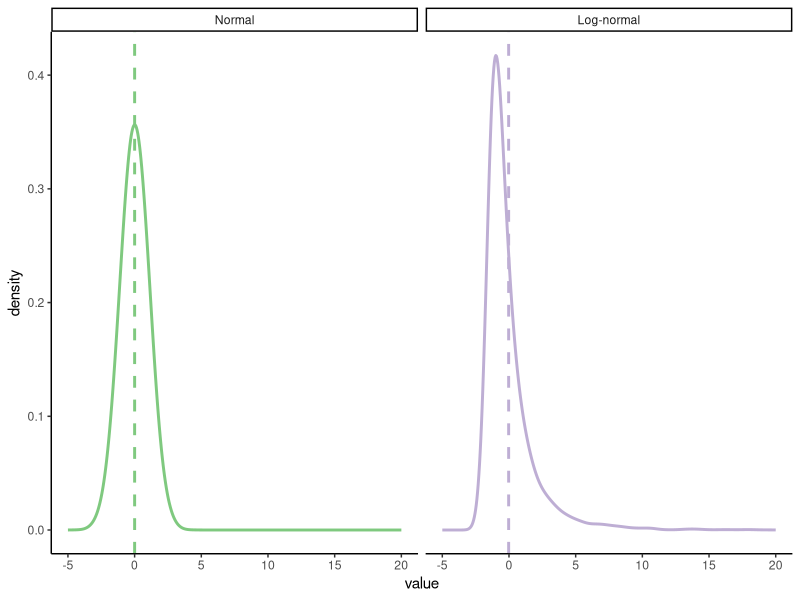
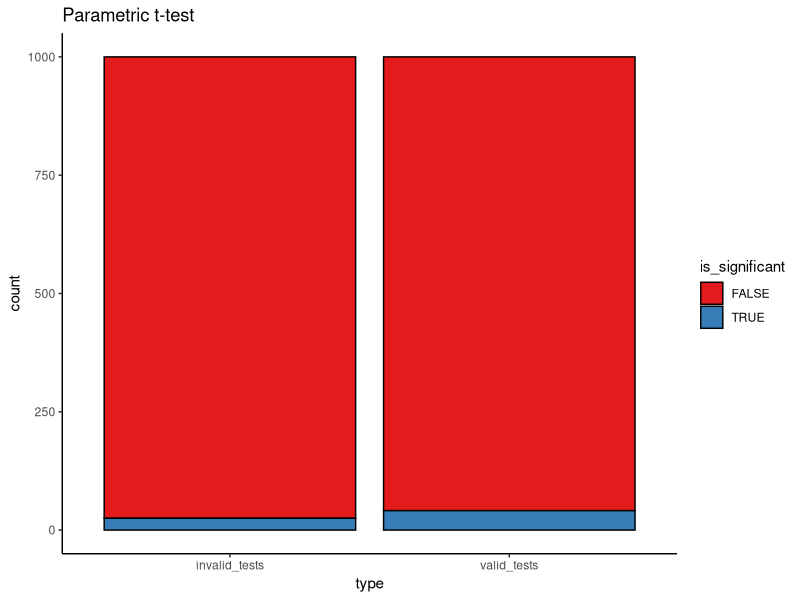
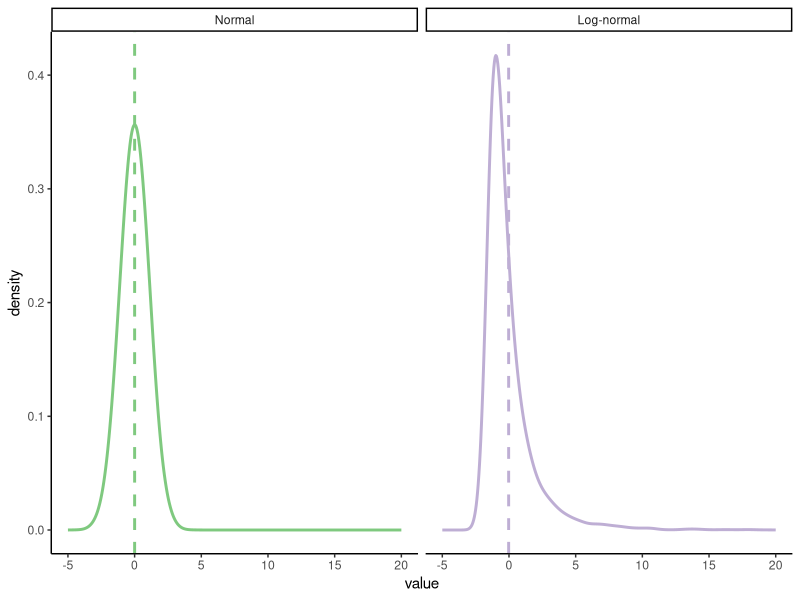

The R script that drew these images, in order: (Note: a time limit stopped this script after it produced the figures.)
## ---- chunk 1
# these options here change the formatting of how comments are rendered
knitr::opts_chunk$set(
  comment = "",
  results = "hold",
  fig.show = "hold")
## ---- chunk 2
library(tidyverse)
library(boot)
library(patchwork) 

# include references for used packages
knitr::write_bib(.packages(), "packages.bib") 
## ---- chunk 3
theme_set(
  theme_classic() #set the theme 
)
## ---- chunk 4
num_points = 1e4
parametric_plotting_data = data.frame(distribution = rep(c("Normal", "Log-normal"), each=num_points),
                                      value = c(rnorm(num_points, 0, 1),  # normal
                                                exp(rnorm(num_points, 0, 1)) - exp(1/2))) %>%
  mutate(distribution=factor(distribution, levels=c("Normal", "Log-normal")))

## ---- chunk 5
ggplot(parametric_plotting_data, aes(x=value, color=distribution)) +
  geom_density(bw=0.5, size=1) +
  geom_vline(data=parametric_plotting_data %>%
               group_by(distribution) %>%
               summarize(mean_value = mean(value), sd_value = sd(value)),
             aes(xintercept=mean_value, color=distribution), 
             linetype=2, size=1) +
  xlim(-5, 20) +
  facet_grid(~ distribution, scales="free") +
  guides(color=F) +
  scale_color_brewer(palette="Accent")
## ---- chunk 6
ggsave("figures/log_normal_dists.png", width=5, height=3)
## ---- chunk 7
gen_data_and_test = function(num_observations_per) {
x = rnorm(num_observations_per, 0, 1.1)
y = rnorm(num_observations_per, 0, 1.1)

pnormal = t.test(x, y, var.equal=T)$p.value

# what if the data are log-normally distributed?
x = exp(rnorm(num_observations_per, 0, 1.1))
y = exp(rnorm(num_observations_per, 0, 1.1))

pnotnormal = t.test(x, y, var.equal=T)$p.value 
return(c(pnormal, pnotnormal))
}

parametric_issues_demo = function(num_tests, num_observations_per) {
  replicate(num_tests, gen_data_and_test(num_observations_per))
}
## ---- chunk 8
set.seed(0) # ensures we get the same results each time we run it

num_tests = 1000 # how many datasets to generate/tests to run
num_observations_per = 20 # how many obsservations in each dataset

parametric_issues_results = parametric_issues_demo(num_tests=num_tests, 
                                                   num_observations_per=num_observations_per)




parametric_issues_d = data.frame(valid_tests = parametric_issues_results[1,],
                                 invalid_tests = parametric_issues_results[2,],
                                 iteration=1:num_tests) %>%
  gather(type, p_value, contains("tests")) %>%
  mutate(is_significant = p_value < 0.05)

# Number significant results with normally distributed data
sum(parametric_issues_results[1,] < 0.05)

# number of significant results with log-normally distributed data
sum(parametric_issues_results[2,] < 0.05)
## ---- chunk 9
ggplot(parametric_issues_d, aes(x=type, fill=is_significant)) +
  geom_bar(stat="count", color="black") +
  scale_fill_brewer(palette="Set1") +
  labs(title="Parametric t-test")
## ---- chunk 10
boot_mean_diff_test = function(x, y) {
  obs_t = t.test(x, y)$statistic
  boot_iterate = function(x, y, indices) { # indices is a dummy here
    x_samp = sample(x, 
                    length(x), 
                    replace=T)
    y_samp = sample(y, 
                    length(y), 
                    replace=T)
    mean_diff = mean(y_samp) - mean(x_samp)
    return(mean_diff)
  }
  boots = boot(data = c(x, y), boot_iterate, R=500)
#  boots = replicate(100, boot_iterate(x, y))
#  quants = quantile(boots, probs=c(0.025, 0.975))
  quants = boot.ci(boots)$bca[4:5]
  return(sign(quants[1]) == sign(quants[2]))

}
## ---- chunk 11
# gen_data_and_boot_test = function(num_observations_per) {
# x = rnorm(num_observations_per, 0, 1.1)
# y = rnorm(num_observations_per, 0, 1.1)
# 
# pnormal = boot_mean_diff_test(x, y)
# 
# # what if the data are log-normally distributed?
# x = exp(rnorm(num_observations_per, 0, 1.1))
# y = exp(rnorm(num_observations_per, 1, 1.1))
# 
# pnotnormal = boot_mean_diff_test(x, y)
# return(c(pnormal, pnotnormal))
# }
# 
# boot_results = replicate(num_tests, gen_data_and_boot_test(num_observations_per))
# sum(boot_results[1,])
# sum(boot_results[2,])
## ---- chunk 12
perm_mean_diff_test = function(x, y) {
  obs_t = t.test(x, y)$statistic
  combined_data = c(x, y)
  n_combined = length(combined_data)
  n_x = length(x)
  perm_iterate = function(x, y) {
    perm = sample(n_combined)
    x_samp = combined_data[perm[1:n_x]]
    y_samp = combined_data[perm[-(1:n_x)]]
    this_t = t.test(x_samp, y_samp)$statistic
    return(this_t)
  }
  perms = replicate(500, perm_iterate(x, y))
  quants = quantile(perms, probs=c(0.025, 0.975))
  return(obs_t < quants[1] | obs_t > quants[2])
}
## ---- chunk 13
# this could be much more efficient
gen_data_and_norm_and_perm_test = function(num_observations_per) {
  d = data.frame(distribution=c(),
                 null_true=c(),
                 parametric=c(),
                 permutation=c()) 
    
  # normally distributed 
  ## null
  x = rnorm(num_observations_per, 0, 1.1)
  y = rnorm(num_observations_per, 0, 1.1)
  
  sig_par = t.test(x, y)$p.value < 0.05
  sig_perm = perm_mean_diff_test(x, y)
  d = bind_rows(d, 
                data.frame(distribution="Normal",
                           null_true=T,
                           parametric=sig_par,
                           permutation=sig_perm))
  
  ## non-null
  x = rnorm(num_observations_per, 0, 1.1)
  y = rnorm(num_observations_per, 1, 1.1)
  
  sig_par = t.test(x, y)$p.value < 0.05
  sig_perm = perm_mean_diff_test(x, y)
  d = bind_rows(d, 
                data.frame(distribution="Normal",
                           null_true=F,
                           parametric=sig_par,
                           permutation=sig_perm))
  
  # what if the data are log-normally distributed?
  ## null
  x = exp(rnorm(num_observations_per, 0, 1.1))
  y = exp(rnorm(num_observations_per, 0, 1.1))
  
  sig_par = t.test(x, y)$p.value < 0.05
  sig_perm = perm_mean_diff_test(x, y)
  d = bind_rows(d, 
                data.frame(distribution="Log-normal",
                           null_true=T,
                           parametric=sig_par,
                           permutation=sig_perm))
  
  ## non-null
  x = exp(rnorm(num_observations_per, 0, 1.1))
  y = exp(rnorm(num_observations_per, 1, 1.1))
  
  sig_par = t.test(x, y)$p.value < 0.05
  sig_perm = perm_mean_diff_test(x, y)
  d = bind_rows(d, 
                data.frame(distribution="Log-normal",
                           null_true=F,
                           parametric=sig_par,
                           permutation=sig_perm))
  
  return(d)
}

perm_results = replicate(num_tests, gen_data_and_norm_and_perm_test(num_observations_per),
                         simplify=F) %>%
  bind_rows()
## ---- chunk 14
perm_results = perm_results %>%
  gather(test_type, significant, parametric, permutation) %>%
  mutate(distribution=factor(distribution, levels=c("Normal", "Log-normal")),
         null_true=ifelse(null_true, 
                          "Null True",
                          "Alternative True"))
## ---- chunk 15
ggplot(perm_results %>%
         filter(null_true == "Alternative True"), aes(x=test_type, fill=significant)) +
  geom_bar(stat="count", color="black") +
  scale_fill_brewer(palette="Set1") +
  facet_grid(null_true ~ distribution) + 
  geom_hline(data=data.frame(null_true="Alternative True", 
                        alpha=num_tests*0.8),
             mapping=aes(yintercept=alpha),
             linetype=2,
             size=1,
             alpha=0.5) +
  labs(x = "Test type", y = "Percent") +
  scale_y_continuous(breaks = c(0, 0.8, 1)*num_tests,
                     labels = paste(c(0, 80, 100), "%", sep=""))
## ---- chunk 16
ggsave("figures/perm_test.png", width=5, height=3)
## ---- chunk 17
perm_results %>% 
  group_by(test_type, distribution, null_true) %>%
  summarize(pct_significant = sum(significant)/n())

## ---- chunk 18
num_points = 500
true_intercept = 0
true_slope = 1.
set.seed(0)
parametric_ci_data = data.frame(IV = rep(runif(num_points,  -1, 1), 2),
                                type = rep(c("IID Error", "Non-IID Error"), each=num_points),
                                error = rep(rnorm(num_points, 0, 1), 2)) %>%
  mutate(DV = ifelse(
    type == "IID Error",
    true_slope*IV + error,
    true_slope*IV + 2*abs(IV)*error)) # error increases proportional to distance from 0 on the IV

## ---- chunk 19
ggplot(parametric_ci_data,
       aes(x=IV, y=DV, color=type)) +
  geom_point(alpha=0.5) +
  geom_smooth(method="lm", se=T, color="black", 
              size=1.5, level=0.9999) + # inflating the confidence bands a bit
                                       # to show their distribution is similar
  scale_color_brewer(palette="Accent") +
  facet_wrap(~type) +
  guides(color=F)
## ---- chunk 20
ggsave("figures/error_dist_non_null.png", width=5, height=3)
## ---- chunk 21
summary(lm(DV ~ IV, parametric_ci_data %>% filter(type=="IID Error")))
summary(lm(DV ~ IV, parametric_ci_data %>% filter(type=="Non-IID Error")))
## ---- chunk 22
ex2_lm_bootstrap_CIs = function(data, R=1000) {
  lm_results = summary(lm(DV ~ IV, data=data))$coefficients
  bootstrap_coefficients = function(data, indices) {
    linear_model = lm(DV ~ IV, 
                      data=data[indices,]) # will select a bootstrap sample of the data
    return(linear_model$coefficients)
  }

  boot_results = boot(data=data,
                      statistic=bootstrap_coefficients,
                      R=R)
  boot_intercept_CI = boot.ci(boot_results, index=1, type="bca")
  boot_slope_CI = boot.ci(boot_results, index=2, type="bca")
  return(data.frame(intercept_estimate=lm_results[1, 1],
                    intercept_SE=lm_results[1,2],
                    slope_estimate=lm_results[2, 1],
                    slope_SE=lm_results[2,2],
                    intercept_boot_CI_low=boot_intercept_CI$bca[4],
                    intercept_boot_CI_hi=boot_intercept_CI$bca[5],
                    slope_boot_CI_low=boot_slope_CI$bca[4],
                    slope_boot_CI_hi=boot_slope_CI$bca[5]))
}
## ---- chunk 23
set.seed(0) # for bootstraps
coefficient_CI_data = parametric_ci_data %>%
  group_by(type) %>%
  do(ex2_lm_bootstrap_CIs(.)) %>%
  ungroup() 
## ---- chunk 24
coefficient_CI_data = coefficient_CI_data %>%
  gather(variable, value, -type) %>%
  separate(variable, c("parameter", "measurement"), extra="merge") %>%
  spread(measurement, value) %>%
  mutate(parametric_CI_low=estimate-1.96*SE,
         parametric_CI_hi=estimate+1.96*SE) %>%
  gather(CI_type, value, contains("CI")) %>%
  separate(CI_type, c("CI_type", "high_or_low"), extra="merge") %>%
  spread(high_or_low, value) %>%
  mutate(CI_type = factor(CI_type))
## ---- chunk 25
plot_coefficient_CI_data = function(coefficient_CI_data, errorbar_width=0.5) {
  p = ggplot(data=coefficient_CI_data, aes(x=parameter, color=CI_type, y=estimate, ymin=CI_low, ymax=CI_hi)) +
    geom_hline(data=data.frame(parameter=c("intercept", "slope"),
                               estimate=c(true_intercept, true_slope)), 
               mapping=aes(yintercept=estimate),
               linetype=3) +
    geom_point(size=2, position=position_dodge(width=0.2)) +
    geom_errorbar(position=position_dodge(width=0.2), width=errorbar_width) +
    facet_grid(~type) + 
    scale_y_continuous(breaks=c(0, 0.5, 1), limits=c(-0.2, 1.5)) +
    scale_color_brewer(palette="Dark2", drop=F)
}
## ---- chunk 26
plot_coefficient_CI_data(coefficient_CI_data)
ggsave("figures/error_dist_CI_example.png", width=5, height=3)

plot_coefficient_CI_data(coefficient_CI_data %>% 
                           filter(CI_type=="parametric"),
                         0.25)
ggsave("figures/error_dist_CI_example_parametric_only.png", width=5, height=3)
## ---- chunk 27
num_points = 200
true_intercept = 0
true_slope = 0.
set.seed(0)
parametric_ci_data = data.frame(IV = rep(runif(num_points,  -1, 1), 2),
                                type = rep(c("IID Error", "Non-IID Error"), each=num_points),
                                error = rep(rnorm(num_points, 0, 1), 2)) %>%
  mutate(DV = ifelse(
    type == "IID Error",
    true_slope*IV + error,
    true_slope*IV + 2*abs(IV)*error)) # error increases proportional to distance from 0 on the IV

## ---- chunk 28
ggplot(parametric_ci_data,
       aes(x=IV, y=DV, color=type)) +
  geom_point(alpha=0.5) +
  geom_smooth(method="lm", se=T, color="black", 
              size=1.5, level=0.9999) + # inflating the confidence bands a bit
                                       # to show their distribution is similar
  scale_color_brewer(palette="Accent") +
  facet_wrap(~type) +
  guides(color=F)
## ---- chunk 29
ggsave("figures/error_dist_null.png", width=5, height=3)
## ---- chunk 30
error_dist_null_sample = function(num_points) {
  true_intercept = 0
  true_slope = 0
  # We'll sample only for the scaling error case, we know IID works 
  this_data = data.frame(IV = runif(num_points,  -1, 1),
                         error = rnorm(num_points, 0, 1)) %>%
    mutate(DV = true_slope*IV + 2*abs(IV)*error) # error increases proportional to distance from 0 on the IV

  coefficient_CI_data = ex2_lm_bootstrap_CIs(this_data,
                                             R=500) # take fewer bootstrap samples, to speed things up
  
  coefficient_CI_data = coefficient_CI_data %>%
    gather(variable, value) %>%
    separate(variable, c("parameter", "measurement"), extra="merge") %>%
    spread(measurement, value) %>%
    mutate(parametric_CI_low=estimate-1.96*SE,
           parametric_CI_hi=estimate+1.96*SE) %>%
    gather(CI_type, value, contains("CI")) %>%
    separate(CI_type, c("CI_type", "high_or_low"), extra="merge") %>%
    spread(high_or_low, value) %>%
    mutate(significant = sign(CI_hi) == sign(CI_low)) %>%
    select(parameter, CI_type, significant)
  return(list(coefficient_CI_data))
}
## ---- chunk 31
num_simulations = 500
num_points = 200
set.seed(0)
noise_dist_simulation_results = replicate(num_simulations, error_dist_null_sample(num_points)) %>%
  bind_rows()
## ---- chunk 32
ggplot(noise_dist_simulation_results, aes(x=CI_type, fill=significant)) +
  geom_bar(stat="count", color="black") +
  scale_fill_brewer(palette="Set1", direction=-1) + 
  facet_wrap(~parameter) +
  scale_y_continuous(breaks=c(0, 0.05*num_simulations, num_simulations),
                     labels=c("0%", expression(Nominal ~ alpha), "100%")) +
  labs(x="Test type",
       y="Proportion significant") +
  geom_hline(yintercept=0.05*num_simulations, linetype=2)
## ---- chunk 33
ggsave("figures/error_dist_proportion_significant.png", width=5, height=3)
## ---- chunk 34
noise_dist_simulation_results %>%
  count(parameter, CI_type, significant) %>%
  mutate(prop=n/num_simulations)
## ---- chunk 35
density_similarity_conceptual_plot_data = expand.grid(x=seq(0, 4, 0.01),
                                                      y=seq(0, 4, 0.01)) %>%
  mutate(population_1 = exp(-((x-2)^2 +(y-3)^2)/8) * exp(-((x-2/y)^2 +(y-1/x)^2)/2), #These are definitely not proper distributions
         population_2 = exp(-((x)^2 +(y)^2)/8) * exp(-((x/2)^2 +(y/2-1/x)^2)/2)) %>% 
  gather(population, value, contains("population"))
  
## ---- chunk 36
ggplot(density_similarity_conceptual_plot_data,
       aes(x=x, y=y, z=value, color=population)) +
  geom_contour(size=1, bins=8) +
  scale_color_brewer(palette="Dark2") +
  facet_wrap(~population) +
  labs(x = "Feature 1", y="Feature 2") +
  guides(color=F)
## ---- chunk 37
ggsave("figures/conceptual_density_plot.png", width=5, height=3)
## ---- chunk 38
num_points = 100
true_intercept = 0
true_slope = 1.
set.seed(2) # I p-hacked the shit out of this demo to make the ideas more clear
parametric_ci_data = data.frame(IV = rep(runif(num_points,  -1, 1), 2),
                                type = rep(c("IID Error", "Scaling Error"), each=num_points),
                                error = rep(rnorm(num_points, 0, 1), 2)) %>%
  mutate(DV = ifelse(
    type == "IID Error",
    true_slope*IV + error,
    true_slope*IV + 2*abs(IV)*error)) # error increases proportional to distance from 0 on the IV
## ---- chunk 39
p = ggplot(parametric_ci_data,
       aes(x=IV, y=DV)) +
  geom_point(alpha=0.25) +
  geom_smooth(method="lm", se=F, color="black", 
              size=1.5) + 
  facet_wrap(~type) 
p
## ---- chunk 40
ggsave("figures/bootstrap_demo_0.png", width=5, height=3)
## ---- chunk 41
set.seed(15) # See above RE: p-hacking
samp_1_indices = sample(2:num_points, num_points, replace=T)
samp_1 = parametric_ci_data[c(samp_1_indices, samp_1_indices+num_points), ] # take the same rows from each type of data
set.seed(2) # See above RE: p-hacking
samp_2_indices = sample(1:num_points, num_points, replace=T)
samp_2 = parametric_ci_data[c(samp_2_indices, samp_2_indices+num_points), ]

many_samples_indices = sample(1:num_points, 8*num_points, replace=T)
many_samples = bind_rows(samp_1 %>%
                           mutate(sample=1), 
                         samp_2 %>% mutate(sample=2),
                         parametric_ci_data[c(many_samples_indices, many_samples_indices+num_points),] %>%
                           mutate(sample=rep(rep(3:10, each=num_points), 2)))
## ---- chunk 42
p + 
  geom_point(data=samp_1,
             aes(color=NA), color="red", alpha=0.5) 

## ---- chunk 43
ggsave("figures/bootstrap_demo_1.png", width=5, height=3)
## ---- chunk 44
p + 
  geom_point(data=samp_1,
             aes(color=NA), color="red", alpha=0.5) +
  geom_smooth(data=samp_1,
              method="lm", se=F, color="red", 
              size=1.5) 

## ---- chunk 45
ggsave("figures/bootstrap_demo_2.png", width=5, height=3)
## ---- chunk 46
p + 
  geom_point(data=samp_2,
             aes(color=NA), color="red", alpha=0.5) 
## ---- chunk 47
ggsave("figures/bootstrap_demo_3.png", width=5, height=3)
## ---- chunk 48
p + 
  geom_point(data=samp_2,
             aes(color=NA), color="red", alpha=0.5) +
  geom_smooth(data=samp_2,
              method="lm", se=F, color="red", 
              size=1.5) 
## ---- chunk 49
ggsave("figures/bootstrap_demo_4.png", width=5, height=3)
## ---- chunk 50
p +  
  geom_smooth(data=many_samples,
              aes(group=sample),
              method="lm", se=F, 
              size=1.5,
              color="red")
## ---- chunk 51
ggsave("figures/bootstrap_demo_5.png", width=5, height=3)
## ---- chunk 52
num_top_points = 23
num_mid_points = 4
num_outlier_points = 2
max_score = 100
set.seed(0)
test_score_data = data.frame(
  score=c(rbinom(num_top_points, max_score, 0.9999), rbinom(num_mid_points, max_score, 0.97), sample(0:max_score, num_outlier_points, replace=T)),
  type="Observed sample"
)
## ---- chunk 53
get_mean_score = function(data, indices) {
  return(mean(data[indices,]$score))
}

bootstrap_results = boot(test_score_data, get_mean_score, R=1000)
bootstrap_CIs = boot.ci(bootstrap_results)
bootstrap_CIs
## ---- chunk 54
test_summary_data = test_score_data %>%
  summarise(mean=mean(score),
            se=sd(score)/sqrt(n()),
            parametric_CI_low=mean-1.96*se,
            parametric_CI_high=mean+1.96*se) 

test_score_data = test_score_data %>%
  bind_rows(
    data.frame(score=bootstrap_results$t, type="Boot. sampling dist.")
  )  %>%
  mutate(type=factor(type, levels=c("Observed sample", "Boot. sampling dist.")))

test_summary_data = test_summary_data %>%
  mutate(type = factor("Boot. sampling dist.", levels=levels(test_score_data$type)),
         percentile_CI_low=bootstrap_CIs$percent[4],
         percentile_CI_high=bootstrap_CIs$percent[5],
         bca_CI_low=bootstrap_CIs$bca[4],
         bca_CI_high=bootstrap_CIs$bca[5]) %>%
  gather(CI_type, value, contains("CI")) %>%
  separate(CI_type, c("CI_type", "endpoint"), extra="merge") %>%
  spread(endpoint, value) %>%
  mutate(y=c(170, 210, 190),
         CI_type=factor(CI_type, levels=c("parametric", "percentile", "bca"), labels=c("Normal", "Boot: %", "Boot: BCA")))
## ---- chunk 55
ggplot(test_summary_data %>%
             filter(CI_type != "Boot: BCA"), aes(x=score)) +
  geom_histogram(data=test_score_data,
                 binwidth=1) +
  geom_point(mapping=aes(x=mean, y=y, color=CI_type),
             size=2) +
  geom_errorbarh(mapping=aes(y=y, color=CI_type, xmin=CI_low, x=NULL, xmax=CI_high),
                 size=1,
                 position=position_dodge()) +
  facet_grid(type ~ ., scales="free_y")+
  scale_color_brewer(palette="Dark2") +
  guides(color=guide_legend(title="CI"))


## ---- chunk 56
ggsave("figures/bootstrap_CI_0.png", width=5, height=3)
## ---- chunk 57
ggplot(test_summary_data, aes(x=score)) +
  geom_histogram(data=test_score_data,
                 binwidth=1) +
  geom_point(mapping=aes(x=mean, y=y, color=CI_type),
             size=2) +
  geom_errorbarh(mapping=aes(y=y, color=CI_type, xmin=CI_low, x=NULL, xmax=CI_high),
                 size=1,
                 position=position_dodge()) +
  facet_grid(type ~ ., scales="free_y")+
  scale_color_brewer(palette="Dark2") +
  guides(color=guide_legend(title="CI"))
ggsave("figures/bootstrap_CI_1.png", width=5, height=3)
## ---- chunk 58
num_flips = 20
true_heads_prob = 0.9
set.seed(2)
flips = rbinom(num_flips, 1, true_heads_prob)
flip_data = data.frame(flip_result = factor(flips, labels=c("Tails", "Heads")))
## ---- chunk 59
flip_data_plot = ggplot(data = flip_data, aes(x = flips, fill = flips)) +
  geom_dotplot(binwidth=0.03) +
  scale_x_continuous(breaks = c(0, 1),
                     labels = c("tails", "heads")) +
  scale_y_continuous(breaks=c()) +
  labs(x="Flip result", y="")
## ---- chunk 60
get_mean_heads = function(data, indices) {
  return(mean(data[indices, "flip_result"] == "Heads"))
}

set.seed(0)
bootstrap_results = boot(flip_data, get_mean_heads, R=20000)
bootstrap_CIs = boot.ci(bootstrap_results)
bootstrap_CIs
## ---- chunk 61
flip_boot_plot = ggplot(data=data.frame(mean_flips=bootstrap_results$t),
                        aes(x=mean_flips)) +
  geom_histogram(binwidth=0.05) +
  xlim(0, 1) +
  geom_vline(xintercept=0.5,
             color="red",
             size=1.1) +
  annotate("text",
           label="Null value",
           color="red",
           x=0.43, y=2500,
           angle=90,
           size=4) +
  annotate("text",
           label="95% CI",
           color="blue",
           x=0.75, y=5400,
           size=4) +
  geom_errorbarh(aes(xmin=bootstrap_CIs$bca[4],
                    xmax=bootstrap_CIs$bca[5],
                    y=5100),
                 color="blue", 
                 size=1.1,
                 height=200) +
  labs(x="Boot. sampling dist.")

flip_boot_plot
## ---- chunk 62
flip_data_plot + flip_boot_plot +
  plot_layout()


ggsave("figures/bootstrap_test.png", width=5, height=2.5)
## ---- chunk 63
bootstrap_CIs = boot.ci(bootstrap_results,
                        conf=0.999)
flip_boot_plot = ggplot(data=data.frame(mean_flips=bootstrap_results$t),
                        aes(x=mean_flips)) +
  geom_histogram(binwidth=0.05) +
  xlim(0, 1) +
  geom_vline(xintercept=0.5,
             color="red",
             size=1.1) +
  annotate("text",
           label="Null value",
           color="red",
           x=0.43, y=2500,
           angle=90,
           size=4) +
  annotate("text",
           label="99.9% CI",
           color="blue",
           x=0.75, y=5400,
           size=4) +
  geom_errorbarh(aes(xmin=bootstrap_CIs$bca[4],
                    xmax=bootstrap_CIs$bca[5],
                    y=5100),
                 color="blue", 
                 size=1.1,
                 height=200) +
  labs(x="Boot. sampling dist.")

flip_boot_plot
## ---- chunk 64
flip_data_plot + flip_boot_plot +
  plot_layout()


ggsave("figures/bootstrap_test_999.png", width=5, height=2.5)
## ---- chunk 65
sessionInfo()
